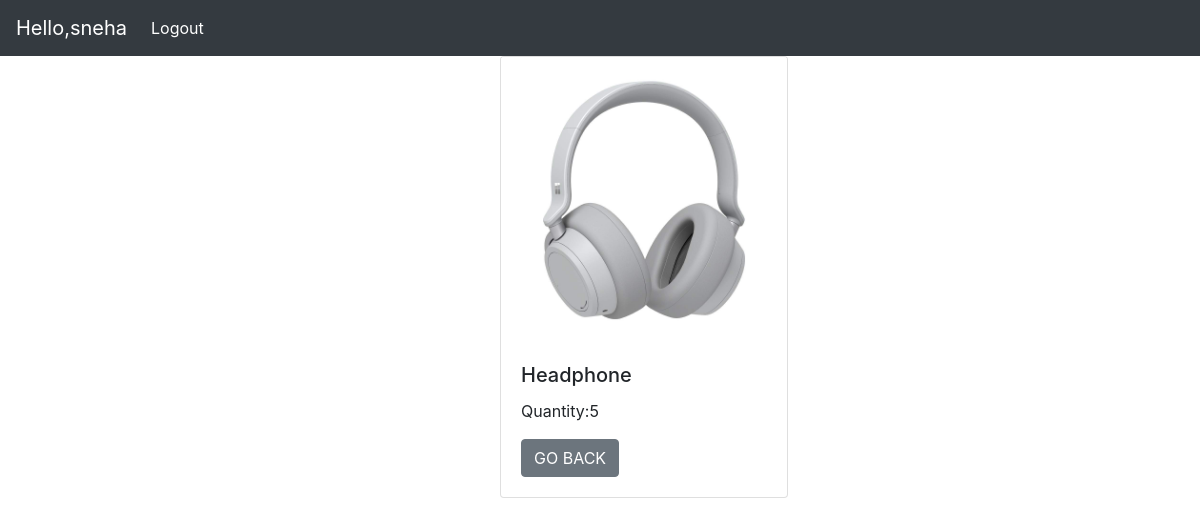
The page /product/1 (signed in) on the database its author committed.
### main/models.py (models this page shows, shortened)
class Product(models.Model):
	name=models.CharField( max_length=100)
	quantity= models.IntegerField(default=2)
	image=models.ImageField(null=True, blank=True)

### main/views.py (the view)
# urls.py: path('product/<int:id>',detail,name='detail'),
@login_required(login_url='login')
def detail(request,id):
	object=get_object_or_404(Product,pk=id)
	context={'object':object}
	return render(request,'detail.html',context)

### main/templates/detail.html
{%extends 'main.html'%}
{% load static %}
{%block content%}
<div class="mx-auto" style="width: 200px;", margin-top:50px;>
<div class="card" style="width: 18rem;">
  <img class="card-img-top" src="{{object.image.url}}" alt="Card image cap">
  <div class="card-body">
    <h5 class="card-title">{{object.name}}</h5>
    <p class="card-text">Quantity:{{object.quantity}}</p>
    <a href="{%url 'list'%}" class="btn btn-secondary">GO BACK</a>
  </div>
</div>
{%endblock content%}

### main/templates/main.html (shortened to what this page needs)
<!DOCTYPE html>
{%load static%}
<html>
    <head>
		<link rel="stylesheet" href="https://stackpath.bootstrapcdn.com/bootstrap/4.4.1/css/bootstrap.min.css">
        <link rel="stylesheet" type="text/css" href="{% static 'css/main.css' %}">
     </head>
    <body>
	<nav class="navbar navbar-expand-lg navbar-dark bg-dark">
  		<a class="navbar-brand" href="#">Hello,{{request.user}}</a>
		<div class="collapse navbar-collapse" id="navbarNavAltMarkup">
			<div class="navbar-nav">
			<a class="nav-item nav-link active" href="{%url 'logout' %}">Logout <span class="sr-only">(current)</span></a>
			</div>
		</div>
    </nav>
	 <div>
		{%block content %}
		{%endblock content%}
	</div>
    </body>
</html>

### rows shown on the page
Product: image (picture), name "Headphone", quantity "5"

### other values the page prints
{{ request.user }} "sneha"
